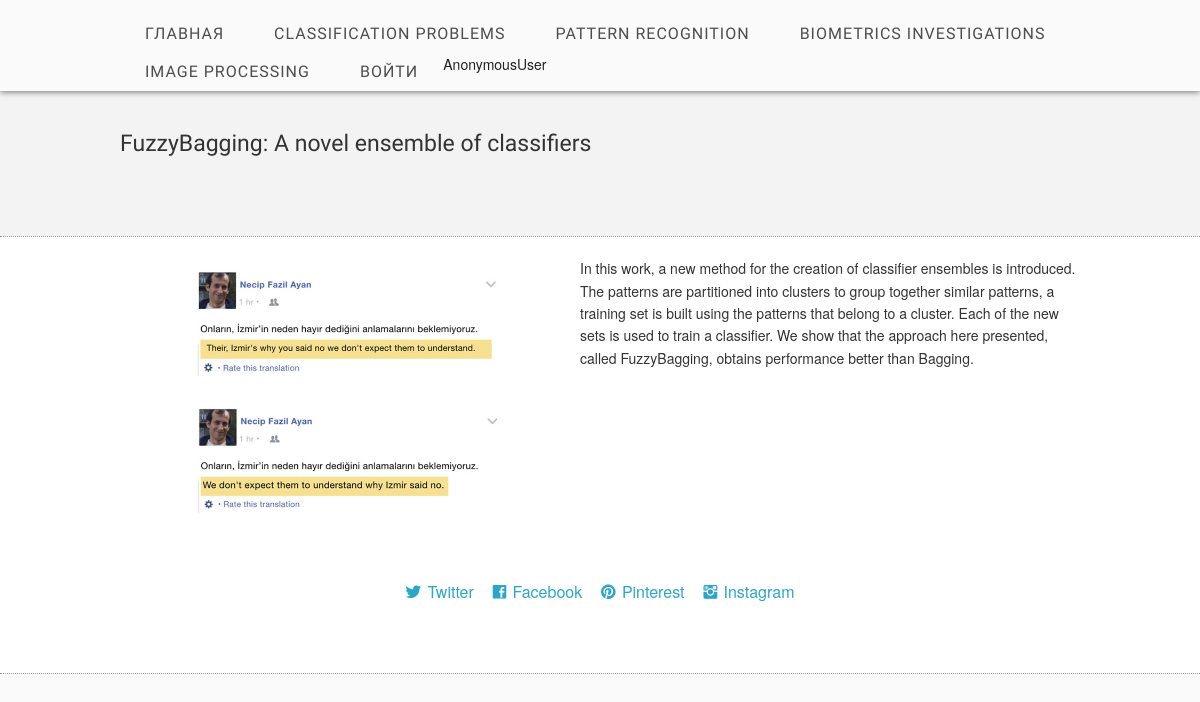
Page /news/article/9 on the committed database.
### news/models.py (models this page shows, shortened)
class Rubric(models.Model):
    name = models.CharField(max_length=100)

class Article(models.Model):
    title = models.CharField(max_length=100)
    keyword = models.CharField(max_length=200)
    annotation = models.TextField()
    rubric = models.ForeignKey(Rubric, null=True, blank=True, on_delete=models.SET_NULL)
    hashtag = models.ManyToManyField(Hashtag, help_text="Выберите хэштэг")

### news/views.py (the view)
# urls.py: path('article/<int:article_id>', views.get_one_article, name='current_article'),
def get_one_article(request, article_id):
    current_article = Article.objects.get(pk=article_id)
    rubrics = Rubric.objects.all()
    return render(request, 'news/article.html', context={'current_article': current_article, 'rubrics': rubrics, })

### news/templates/news/article.html (shortened to what this page needs)
<!DOCTYPE html>
{% load static %}
<html class="no-js" lang="en">
<head>
    <link rel="stylesheet" href="{% static 'stylesheets/foundation.min.css' %}">
    <link rel="stylesheet" href="{% static 'stylesheets/main.css' %}">
    <link rel="stylesheet" href="{% static 'stylesheets/app.css' %}">
    <link rel="stylesheet" href="{% static 'fonts/ligature.css' %}">
</head>
<body>
<nav>
    <div class="twelve columns header_nav">
        <div class="row">
            <ul id="menu-header" class="nav-bar horizontal">
                <li><a href="{% url 'index' %}">Главная</a></li>
                {% for rubric in rubrics %}
                <li><a href="{% url 'rubric' rubric.id %}">{{rubric.name}}</a></li>
                {% endfor %}
                {{request.user}}
                {% if not request.user.is_authenticated %}
                <li><a href="{% url 'login' %}">Войти</a></li>
                {% endif %}
            </ul>
        </div>
    </div>
</nav>
<header>
    <div class="row">
        <h4>{{current_article.title}}</h4>
        <article>
            <div class="twelve columns">
            </div>
        </article>
    </div>
</header>
<section class="section_light">
    <div class="row">
        <p><img src="{% static 'images/a2.jpg' %}" alt="desc" width=400 align=left hspace=30>
            {{current_article.annotation}}
        </p>
    </div>
    <footer>
        <div class="row">
            <div class="twelve columns footer">
                <a href="" class="lsf-icon" style="font-size:16px; margin-right:15px" title="twitter">Twitter</a>
                <a href="" class="lsf-icon" style="font-size:16px; margin-right:15px" title="facebook">Facebook</a>
                <a href="" class="lsf-icon" style="font-size:16px; margin-right:15px" title="pinterest">Pinterest</a>
                <a href="" class="lsf-icon" style="font-size:16px" title="instagram">Instagram</a>
            </div>
        </div>
    </footer>
</body>
</html>

### static/stylesheets/main.css (style rules this page uses)
.lsf-icon:before { content:attr(title); margin-right:0.3em; font-size:64px; font-family: 'LigatureSymbols'; -webkit-text-rendering: optimizeLegibility; -moz-text-rendering: optimizeLegibility; -ms-text-rendering: optimizeLegibility; -o-text-rendering: optimizeLegibility; text-rendering: optimizeLegibility; -webkit-font-smoothing: antialiased; -moz-font-smoothing: antialiased; -ms-font-smoothing: antialiased; -o-font-smoothing: antialiased; font-smoothing: antialiased; }
body { background: #fafafa }
.row { width: 960px }
header { background: #f3f3f3; clear:both; padding: 20px 0 40px }
.header_nav { background: #fafafa; padding: 15px 0 0; box-shadow: 0 1px 6px rgba(34, 25, 25, 0.6); z-index: 999 }
p { color: #333 }
h1,h2,h3,h4 { font-family:'Open Sans Condensed',sans-serif; font-weight: normal; color: #333; margin: 20px 0 }
.section_light { background: #FFF; border-top: 1px dotted #999; border-bottom: 1px dotted #999; padding: 20px 0; clear:both }
.nav-bar { margin-top: 0; background: none }
.nav-bar > li { border: 0; padding: 0; font-family: 'Open Sans Condensed',sans-serif; letter-spacing: 1px; box-shadow: none }
.nav-bar > li > a:first-child { font-size: 16px; text-transform: uppercase; padding: 0 25px }
.nav-bar > li:last-child { border: 0; box-shadow: none }
.nav-bar > li > a { color: #4d4d4d }
.footer { text-align:center; padding: 50px 0 }

### rows in the picture
Rubric: name "CLASSIFICATION PROBLEMS"
Rubric: name "PATTERN RECOGNITION"
Rubric: name "BIOMETRICS INVESTIGATIONS"
Rubric: name "IMAGE PROCESSING"
Article: title "FuzzyBagging: A novel ensemble of classifiers", annotation "In this work, a new method for the creation of classifier ensembles is introduced. The patterns are partitioned into clusters to group together similar patterns, a training set is built using the patterns that belong to a cluster. Each of the new sets is used to train a classifier. We show that the approach here presented, called FuzzyBagging, obtains performance better than Bagging."

### other values in the picture
{{ request.user }} "AnonymousUser"
